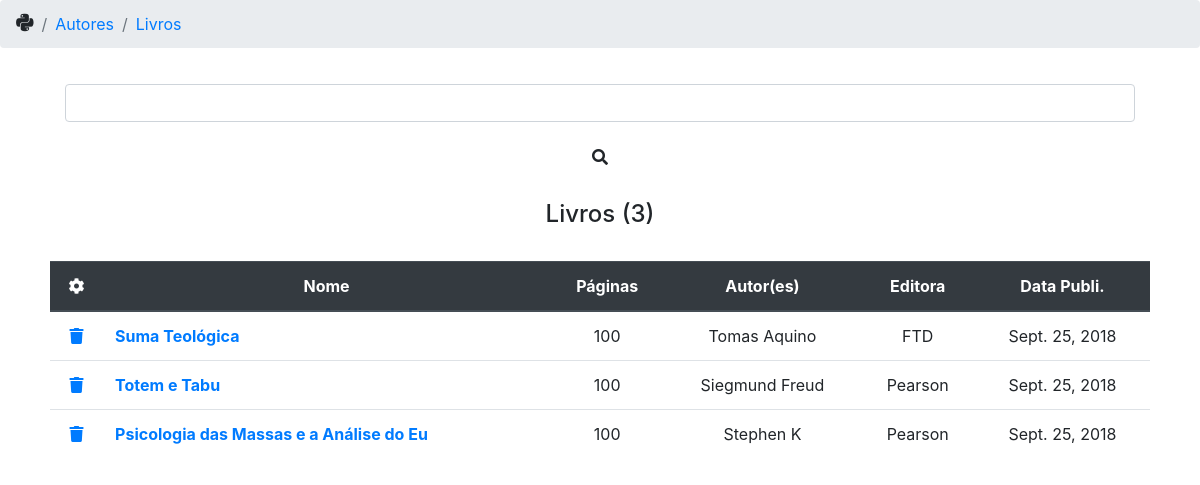
Screenshot of /livros/ with the database file from the repository.
### estoque/models.py (models this page shows, shortened)
class Livro(models.Model):
    nome = models.CharField(max_length = 255)
    paginas = models.IntegerField()
    preco = models.DecimalField(max_digits = 10, decimal_places = 2)
    avaliacao = models.FloatField()
    autores = models.ManyToManyField(Autor)
    editora = models.ForeignKey(Editora, on_delete = models.CASCADE)
    data_pub = models.DateField()

class Autor(models.Model):
    nome = models.CharField(max_length = 255)
    idade = models.IntegerField()

class Editora(models.Model):
    nome = models.CharField(max_length = 255)
    avaliacao = models.IntegerField()
    def __str__(self):
        return self.nome

### estoque/views.py (the view)
# urls.py: path('livros/', views.LivroSearchFormListView.as_view(), name = 'livro-list'),
class LivroSearchFormListView(PageInfoMixin, SearchFormListView):
    form_class = LivroSearchForm
    model = Livro
    def get_page_info(self):
        return 'Livros (%s)' % (
                Livro.objects.count()
        )

### estoque/views.py
class LivroSearchForm(forms.Form):
    termo = forms.CharField(required = False, widget = forms.TextInput(attrs = {'class': 'form-control'}), label = "")
    def get_queryset(self):
        q = Q()
        if self.is_valid():
            if self.cleaned_data.get('termo'):
                q = q | Q(nome__icontains = self.cleaned_data['termo'])
                q = q | Q(editora__nome__icontains = self.cleaned_data['termo'])
                q = q | Q(autores__nome__icontains = self.cleaned_data['termo'])
            return Livro.objects.filter(q)

### estoque/views.py (called while the page is built)
    def get(self, request, *args, **kwargs):
        self.form = self.get_form(self.get_form_class())
        self.object_list = self.form.get_queryset()
        return self.render_to_response(self.get_context_data(object_list = self.object_list, form = self.form))

    def get_form_kwargs(self):
        return {'initial': self.get_initial(), 'data': self.request.GET}

    def get_context_data(self, **kwargs):
        if self.page_info is None:
            kwargs['page_info'] = self.get_page_info()
        return super().get_context_data(**kwargs)

### estoque/templates/estoque/livro_list.html (shortened to what this page needs)
{% extends 'estoque/base.html' %}
{% block content %}
<div class = "container">
    <form method="GET">
        <div class="grouped">
            {{ form.as_p }}
            <button type="submit" class="btn btn-submit"><i class="fas fa-search"></i></button>
        </div>
    </form>
</div>
<br>
<h4>{{ page_info }}</h4>
<br>
<table class="table">
    <thead class="thead-dark">
        <tr>
            <th scope="col"><a class="fa fa-cog"></a></th>
            <th scope="col">Nome</th>
            <th scope="col">Páginas</th>
            <th scope="col">Autor(es)</th>
            <th scope="col">Editora</th>
            <th scope="col">Data Publi.</th>
        </tr>
    </thead>
    <tbody>
        {% for obj in object_list %}
        <tr>
            <td><a href="{% url 'livro-delete' obj.pk %}" class="fa fa-trash" style="font-color:black"></td>
            <th scope="row" style="text-align:left"><a href="{% url 'livro-update' obj.pk %}">{{ obj.nome }}</a></th>
            <td>{{ obj.paginas }}</td>
            <td>{% for autores in obj.autores.all %}{{ autores.nome }}{% endfor %}</td>
            <td>{{ obj.editora }}</td>
            <td>{{ obj.data_pub }}</td>
        </tr>
        {% endfor %}
    </tbody>
</table>
{% endblock content %}

### estoque/templates/estoque/base.html (shortened to what this page needs)
<!DOCTYPE html>
<html>
    <head>
        <link rel="stylesheet" href="https://stackpath.bootstrapcdn.com/bootstrap/4.1.3/css/bootstrap.min.css">
        <link rel="stylesheet" href="https://use.fontawesome.com/releases/v5.3.1/css/all.css">
        {% load bootstrap4 %}
        {% bootstrap_css %}
    </head>
    <body>
        {% include 'estoque/nav_bar.html' %}
        <div class="container" style="padding:20px;text-align:center">
            <div class="row justify-content-center">
                <div class="col">
                    {% block content %}
                    {% endblock content %}
                    <br>
                </div>
            </div>
        </div>
    </body>
</html>

### estoque/templates/estoque/nav_bar.html
<nav aria-label="breadcrumb">
    <ol class="breadcrumb">
        <li class="breadcrumb-item">
            <a class="fab fa-python" style="font-size:20px"></a>
        </li>
        <li class="breadcrumb-item"><a href="{% url 'autor-list' %}">Autores</a></li>
        <li class="breadcrumb-item"><a href="{% url 'livro-list' %}">Livros</a></li>
    </ol>
</nav>

### rows the page displays
Livro: nome "Suma Teológica", paginas "100", editora "FTD", data_pub "Sept. 25, 2018"
Autor: nome "Tomas Aquino"
Livro: nome "Totem e Tabu", paginas "100", editora "Pearson", data_pub "Sept. 25, 2018"
Autor: nome "Siegmund Freud"
Livro: nome "Psicologia das Massas e a Análise do Eu", paginas "100", editora "Pearson", data_pub "Sept. 25, 2018"
Autor: nome "Stephen K"

### other values shown
{{ page_info }} "Livros (3)"
